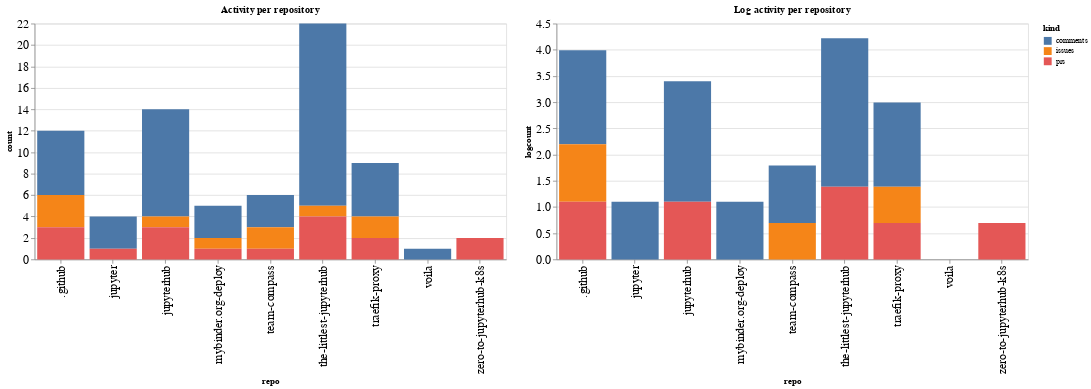

Here is the notebook cell this chart was saved with:
### Code cell
ch1 = alt.Chart(repo_summaries, width=600, title="Activity per repository").mark_bar().encode(
    x='repo',
    y='count',
    color='kind',
    tooltip="kind"
)

ch2 = alt.Chart(repo_summaries, width=600, title="Log activity per repository").mark_bar().encode(
    x='repo',
    y='logcount',
    color='kind',
    tooltip="kind"
)

ch1 | ch2

### Figure 1 — Vega-Lite specification as saved in the notebook (floating-point values rounded to 4 significant figures)
{"config": {"axisLeft": {"labelFontSize": 15}, "axisBottom": {"labelFontSize": 15}}, "hconcat": [{"mark": "bar", "encoding": {"color": {"type": "nominal", "field": "kind"}, "tooltip": {"type": "nominal", "field": "kind"}, "x": {"type": "nominal", "field": "repo"}, "y": {"type": "quantitative", "field": "count"}}, "title": "Activity per repository", "width": 600}, {"mark": "bar", "encoding": {"color": {"type": "nominal", "field": "kind"}, "tooltip": {"type": "nominal", "field": "kind"}, "x": {"type": "nominal", "field": "repo"}, "y": {"type": "quantitative", "field": "logcount"}}, "title": "Log activity per repository", "width": 600}], "data": {"name": "data-16ee2ec413cda93ab297e7ec626e63fc"}, "$schema": "https://vega.github.io/schema/vega-lite/v4.8.1.json", "datasets": {"data-16ee2ec413cda93ab297e7ec626e63fc": [{"repo": ".github", "kind": "comments", "count": 6, "logcount": 1.792}, {"repo": ".github", "kind": "issues", "count": 3, "logcount": 1.099}, {"repo": ".github", "kind": "prs", "count": 3, "logcount": 1.099}, {"repo": "jupyter", "kind": "comments", "count": 3, "logcount": 1.099}, {"repo": "jupyter", "kind": "prs", "count": 1, "logcount": 0.0}, {"repo": "jupyterhub", "kind": "comments", "count": 10, "logcount": 2.303}, {"repo": "jupyterhub", "kind": "issues", "count": 1, "logcount": 0.0}, {"repo": "jupyterhub", "kind": "prs", "count": 3, "logcount": 1.099}, {"repo": "mybinder.org-deploy", "kind": "comments", "count": 3, "logcount": 1.099}, {"repo": "mybinder.org-deploy", "kind": "issues", "count": 1, "logcount": 0.0}, {"repo": "mybinder.org-deploy", "kind": "prs", "count": 1, "logcount": 0.0}, {"repo": "team-compass", "kind": "comments", "count": 3, "logcount": 1.099}, {"repo": "team-compass", "kind": "issues", "count": 2, "logcount": 0.6931}, {"repo": "team-compass", "kind": "prs", "count": 1, "logcount": 0.0}, {"repo": "the-littlest-jupyterhub", "kind": "comments", "count": 17, "logcount": 2.833}, {"repo": "the-littlest-jupyterhub", "kind": "issues", "count": 1, "logcount": 0.0}, {"repo": "the-littlest-jupyterhub", "kind": "prs", "count": 4, "logcount": 1.386}, {"repo": "traefik-proxy", "kind": "comments", "count": 5, "logcount": 1.609}, {"repo": "traefik-proxy", "kind": "issues", "count": 2, "logcount": 0.6931}, {"repo": "traefik-proxy", "kind": "prs", "count": 2, "logcount": 0.6931}, {"repo": "voila", "kind": "comments", "count": 1, "logcount": 0.0}, {"repo": "zero-to-jupyterhub-k8s", "kind": "prs", "count": 2, "logcount": 0.6931}]}}
